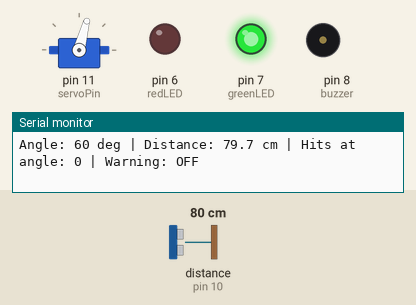
Simulated run of this sketch. Board: Arduino Mega 2560, built with avr-gcc and run on an emulated ATmega2560. Shown: servo, output pins drawn as LEDs (lit = HIGH), buzzer (waves = sounding, pin HIGH), the last lines printed to the serial monitor. Wiring (inferred from the names in the program): ultrasonic range finder: trigger pin 9; echo pin 10. The test bench sets the inputs (shaded band); at power-on: distance to the obstacle (sensor on pin 10) 80 cm. The echo pulse lasts 58.3 µs per cm; pins used as bus, display or sensor lines are not drawn.

Above: at 1.9 s.
2.0 s: distance to the obstacle (sensor on pin 10) set to 9 cm
At 2.26 s:
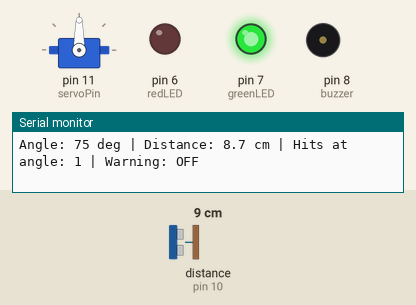
At 4.19 s:
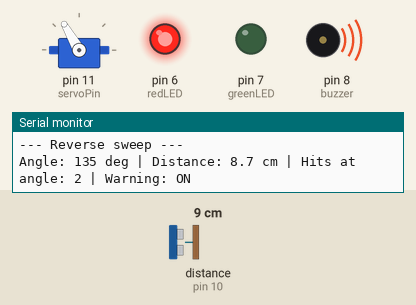
5.0 s: distance to the obstacle (sensor on pin 10) set to 120 cm
8.0 s: distance to the obstacle (sensor on pin 10) set to 299 cm
At 12.69 s:
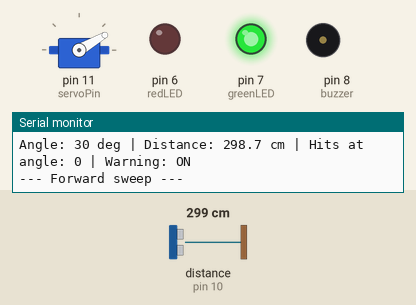
Timing chart, 0 to 17.0 s (numbered marks = the images above; inputs shaded):
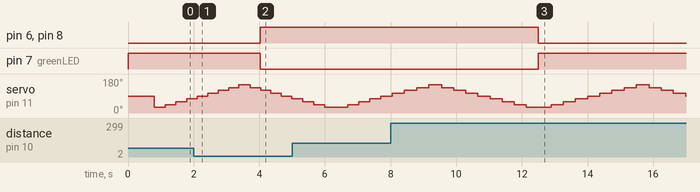

The sketch:

Prototype2.ino
```cpp
/*
  Wildlife Collision Mitigation - Prototype 2
  ELEGOO / Arduino Mega 2560 + HC-SR04 + SG90 servo

  Existing Prototype 1 wiring (UNCHANGED):
  HC-SR04: VCC -> Arduino 5V; GND -> Arduino GND
           TRIG -> D9; ECHO -> D10
  Red LED: D6 -> 220-ohm resistor -> LED anode; cathode -> GND
  Green LED: D7 -> 220-ohm resistor -> LED anode; cathode -> GND
  Active buzzer: + -> D8; - -> GND

  New servo wiring:
  SG90 signal (orange/yellow) -> Arduino D11
  SG90 power (red) -> EXTERNAL regulated 5V +
  SG90 ground (brown/black) -> EXTERNAL 5V ground (-)
  EXTERNAL 5V ground (-) -> Arduino GND (SHARED GROUND)
  DO NOT connect external 5V + to Arduino 5V.

  Aiming/limitations:
  - Step to each angle; STOP & SETTLE before measuring.
  - Take 3 range readings; use 2 matching or 3 with median filtering.
  - Trigger only when a nearby object appears at the SAME angle
    on at least two successive visits to that angle.
  - This detects nearby objects, NOT animals or roadway trajectories.
*/

#include <Servo.h>

// Prototype 1 pins, unchanged
const byte trigPin = 9;
const byte echoPin = 10;
const byte redLED = 6;
const byte greenLED = 7;
const byte buzzer = 8;

// New servo pin
const byte servoPin = 11;
Servo scanServo;

// Editable scanning settings
const int MIN_ANGLE = 30;             // degrees
const int MAX_ANGLE = 150;            // degrees
const int ANGLE_STEP = 15;            // degrees: 9 scan positions
const unsigned long SETTLE_MS = 180;  // wait after EACH servo step
const unsigned long PING_GAP_MS = 65; // time between ultrasonic pings

// Editable detection settings (centimeters)
const float DETECT_CM = 30.0;
const float MIN_TARGET_CM = 8.0;      // reject very close mounting echoes
const float MAX_VALID_CM = 400.0;
const float PAIR_TOLERANCE_CM = 10.0; // if only 2 valid pings, must agree
const byte CONFIRM_VISITS = 2;        // same angle, two successive visits
const byte CLEAR_PASSES = 2;         // whole passes without a confirmation

const byte POSITION_COUNT = (MAX_ANGLE - MIN_ANGLE) / ANGLE_STEP + 1;
byte consecutiveHits[POSITION_COUNT] = {0};
bool confirmedThisPass = false;
bool warningActive = false;
byte clearPassCount = 0;

// Read a single HC-SR04 measurement in cm. -1 = no valid echo.
float readDistanceCm() {
  digitalWrite(trigPin, LOW);
  delayMicroseconds(2);
  digitalWrite(trigPin, HIGH);
  delayMicroseconds(10);
  digitalWrite(trigPin, LOW);

  unsigned long duration = pulseIn(echoPin, HIGH, 25000UL);
  if (duration == 0) return -1.0;

  // Approximate speed of sound at room temperature, cm/us
  return duration * 0.0343f / 2.0f;
}

// Returns a filtered distance or -1 if the measurement is unreliable.
float readFilteredDistanceCm() {
  float readings[3];
  byte validCount = 0;

  for (byte i = 0; i < 3; ++i) {
    float cm = readDistanceCm();
    if (cm >= MIN_TARGET_CM && cm <= MAX_VALID_CM) {
      readings[validCount++] = cm;
    }
    if (i < 2) delay(PING_GAP_MS);
  }

  if (validCount < 2) return -1.0;

  if (validCount == 2) {
    float difference = readings[0] - readings[1];
    if (difference < 0) difference = -difference;
    if (difference > PAIR_TOLERANCE_CM) return -1.0;
    return (readings[0] + readings[1]) / 2.0f;
  }

  // Sort 3 values so readings[1] is the median.
  if (readings[0] > readings[1]) {
    float t = readings[0]; readings[0] = readings[1]; readings[1] = t;
  }
  if (readings[1] > readings[2]) {
    float t = readings[1]; readings[1] = readings[2]; readings[2] = t;
  }
  if (readings[0] > readings[1]) {
    float t = readings[0]; readings[0] = readings[1]; readings[1] = t;
  }
  return readings[1];
}

void updateOutputs() {
  digitalWrite(redLED, warningActive ? HIGH : LOW);
  digitalWrite(greenLED, warningActive ? LOW : HIGH);
  digitalWrite(buzzer, warningActive ? HIGH : LOW);
}

void scanAngle(int angle) {
  // Move first, then measure only after the servo has settled.
  scanServo.write(angle);
  delay(SETTLE_MS);

  float cm = readFilteredDistanceCm();
  byte index = (angle - MIN_ANGLE) / ANGLE_STEP;
  bool nearObject = (cm >= MIN_TARGET_CM && cm <= DETECT_CM);

  if (nearObject) {
    if (consecutiveHits[index] < CONFIRM_VISITS) {
      ++consecutiveHits[index];
    }
  } else {
    // A reading from a different angle cannot build a hit streak.
    consecutiveHits[index] = 0;
  }

  if (nearObject && consecutiveHits[index] >= CONFIRM_VISITS) {
    confirmedThisPass = true;
    clearPassCount = 0;
    warningActive = true;
  }

  updateOutputs();

  Serial.print("Angle: ");
  Serial.print(angle);
  Serial.print(" deg | Distance: ");
  if (cm < 0) Serial.print("INVALID");
  else {
    Serial.print(cm, 1);
    Serial.print(" cm");
  }
  Serial.print(" | Hits at angle: ");
  Serial.print(consecutiveHits[index]);
  Serial.print(" | Warning: ");
  Serial.println(warningActive ? "ON" : "OFF");
}

// Called after a full direction pass across the detection sector.
void finishPass() {
  if (confirmedThisPass) {
    clearPassCount = 0;
  } else if (warningActive) {
    ++clearPassCount;
    if (clearPassCount >= CLEAR_PASSES) {
      warningActive = false;
      clearPassCount = 0;
    }
  }
  updateOutputs();
  confirmedThisPass = false;
}

void setup() {
  Serial.begin(9600);
  pinMode(trigPin, OUTPUT);
  pinMode(echoPin, INPUT);
  pinMode(redLED, OUTPUT);
  pinMode(greenLED, OUTPUT);
  pinMode(buzzer, OUTPUT);
  digitalWrite(trigPin, LOW);

  warningActive = false;
  updateOutputs();

  // Move to center first. Mount the horn after centering if necessary.
  scanServo.write(90);
  scanServo.attach(servoPin);
  delay(700);

  Serial.println("Wildlife Collision Mitigation - Prototype 2");
  Serial.println("Servo sweep: 30 to 150 degrees, then back.");
  Serial.println("Detection requires two visits to the same angle.");
}

void loop() {
  Serial.println("--- Forward sweep ---");
  for (int angle = MIN_ANGLE; angle <= MAX_ANGLE; angle += ANGLE_STEP) {
    scanAngle(angle);
  }
  finishPass();

  Serial.println("--- Reverse sweep ---");
  // Do not repeat the 150-degree endpoint immediately on reversal.
  for (int angle = MAX_ANGLE - ANGLE_STEP; angle >= MIN_ANGLE; angle -= ANGLE_STEP) {
    scanAngle(angle);
  }
  finishPass();
}
```

Measured:
- after the input at 2.0 s, pin 6 (redLED), pin 8 (buzzer): LOW → HIGH after 2.0 s; pin 7 (greenLED): HIGH → LOW after 2.0 s
- after the input at 8.0 s, pin 6 (redLED), pin 8 (buzzer): HIGH → LOW after 4.5 s instead of 4.1 s; pin 7 (greenLED): LOW → HIGH after 4.5 s instead of 4.1 s
